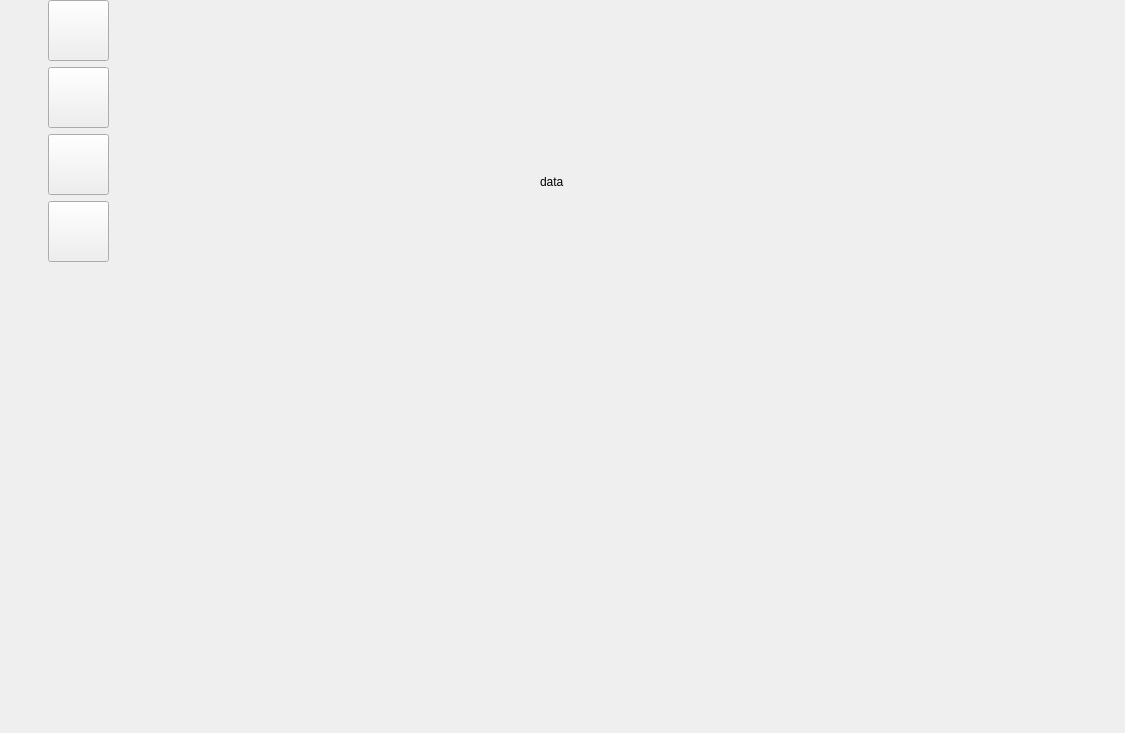
<?xml version="1.0" encoding="UTF-8"?>
<ui version="4.0">
 <class>DataQueryButton</class>
 <widget class="QWidget" name="DataQueryButton">
  <property name="geometry">
   <rect>
    <x>0</x>
    <y>0</y>
    <width>1125</width>
    <height>733</height>
   </rect>
  </property>
  <property name="minimumSize">
   <size>
    <width>1125</width>
    <height>733</height>
   </size>
  </property>
  <property name="maximumSize">
   <size>
    <width>1125</width>
    <height>733</height>
   </size>
  </property>
  <property name="windowTitle">
   <string>Form</string>
  </property>
  <widget class="QWidget" name="layoutWidget">
   <property name="geometry">
    <rect>
     <x>0</x>
     <y>0</y>
     <width>157</width>
     <height>731</height>
    </rect>
   </property>
   <layout class="QVBoxLayout" name="verticalLayout">
    <item>
     <layout class="QHBoxLayout" name="horizontalLayout">
      <item>
       <spacer name="horizontalSpacer">
        <property name="orientation">
         <enum>Qt::Horizontal</enum>
        </property>
        <property name="sizeHint" stdset="0">
         <size>
          <width>40</width>
          <height>20</height>
         </size>
        </property>
       </spacer>
      </item>
      <item>
       <widget class="QPushButton" name="pushButton">
        <property name="minimumSize">
         <size>
          <width>61</width>
          <height>61</height>
         </size>
        </property>
        <property name="maximumSize">
         <size>
          <width>61</width>
          <height>61</height>
         </size>
        </property>
        <property name="text">
         <string/>
        </property>
       </widget>
      </item>
      <item>
       <spacer name="horizontalSpacer_2">
        <property name="orientation">
         <enum>Qt::Horizontal</enum>
        </property>
        <property name="sizeHint" stdset="0">
         <size>
          <width>40</width>
          <height>20</height>
         </size>
        </property>
       </spacer>
      </item>
     </layout>
    </item>
    <item>
     <layout class="QHBoxLayout" name="horizontalLayout_2">
      <item>
       <spacer name="horizontalSpacer_3">
        <property name="orientation">
         <enum>Qt::Horizontal</enum>
        </property>
        <property name="sizeHint" stdset="0">
         <size>
          <width>40</width>
          <height>20</height>
         </size>
        </property>
       </spacer>
      </item>
      <item>
       <widget class="QPushButton" name="pushButton_2">
        <property name="minimumSize">
         <size>
          <width>61</width>
          <height>61</height>
         </size>
        </property>
        <property name="maximumSize">
         <size>
          <width>61</width>
          <height>61</height>
         </size>
        </property>
        <property name="text">
         <string/>
        </property>
       </widget>
      </item>
      <item>
       <spacer name="horizontalSpacer_4">
        <property name="orientation">
         <enum>Qt::Horizontal</enum>
        </property>
        <property name="sizeHint" stdset="0">
         <size>
          <width>40</width>
          <height>20</height>
         </size>
        </property>
       </spacer>
      </item>
     </layout>
    </item>
    <item>
     <layout class="QHBoxLayout" name="horizontalLayout_3">
      <item>
       <spacer name="horizontalSpacer_5">
        <property name="orientation">
         <enum>Qt::Horizontal</enum>
        </property>
        <property name="sizeHint" stdset="0">
         <size>
          <width>40</width>
          <height>20</height>
         </size>
        </property>
       </spacer>
      </item>
      <item>
       <widget class="QPushButton" name="pushButton_3">
        <property name="minimumSize">
         <size>
          <width>61</width>
          <height>61</height>
         </size>
        </property>
        <property name="maximumSize">
         <size>
          <width>61</width>
          <height>61</height>
         </size>
        </property>
        <property name="text">
         <string/>
        </property>
       </widget>
      </item>
      <item>
       <spacer name="horizontalSpacer_6">
        <property name="orientation">
         <enum>Qt::Horizontal</enum>
        </property>
        <property name="sizeHint" stdset="0">
         <size>
          <width>40</width>
          <height>20</height>
         </size>
        </property>
       </spacer>
      </item>
     </layout>
    </item>
    <item>
     <layout class="QHBoxLayout" name="horizontalLayout_4">
      <item>
       <spacer name="horizontalSpacer_7">
        <property name="orientation">
         <enum>Qt::Horizontal</enum>
        </property>
        <property name="sizeHint" stdset="0">
         <size>
          <width>40</width>
          <height>20</height>
         </size>
        </property>
       </spacer>
      </item>
      <item>
       <widget class="QPushButton" name="pushButton_4">
        <property name="minimumSize">
         <size>
          <width>61</width>
          <height>61</height>
         </size>
        </property>
        <property name="maximumSize">
         <size>
          <width>61</width>
          <height>61</height>
         </size>
        </property>
        <property name="text">
         <string/>
        </property>
       </widget>
      </item>
      <item>
       <spacer name="horizontalSpacer_8">
        <property name="orientation">
         <enum>Qt::Horizontal</enum>
        </property>
        <property name="sizeHint" stdset="0">
         <size>
          <width>40</width>
          <height>20</height>
         </size>
        </property>
       </spacer>
      </item>
     </layout>
    </item>
    <item>
     <spacer name="verticalSpacer">
      <property name="orientation">
       <enum>Qt::Vertical</enum>
      </property>
      <property name="sizeHint" stdset="0">
       <size>
        <width>20</width>
        <height>40</height>
       </size>
      </property>
     </spacer>
    </item>
   </layout>
  </widget>
  <widget class="QStackedWidget" name="stackedWidget">
   <property name="geometry">
    <rect>
     <x>160</x>
     <y>0</y>
     <width>961</width>
     <height>731</height>
    </rect>
   </property>
   <widget class="QWidget" name="page">
    <widget class="QLabel" name="label">
     <property name="geometry">
      <rect>
       <x>380</x>
       <y>170</y>
       <width>108</width>
       <height>24</height>
      </rect>
     </property>
     <property name="text">
      <string>data</string>
     </property>
    </widget>
   </widget>
   <widget class="QWidget" name="page_2"/>
  </widget>
 </widget>
 <resources/>
 <connections/>
</ui>
